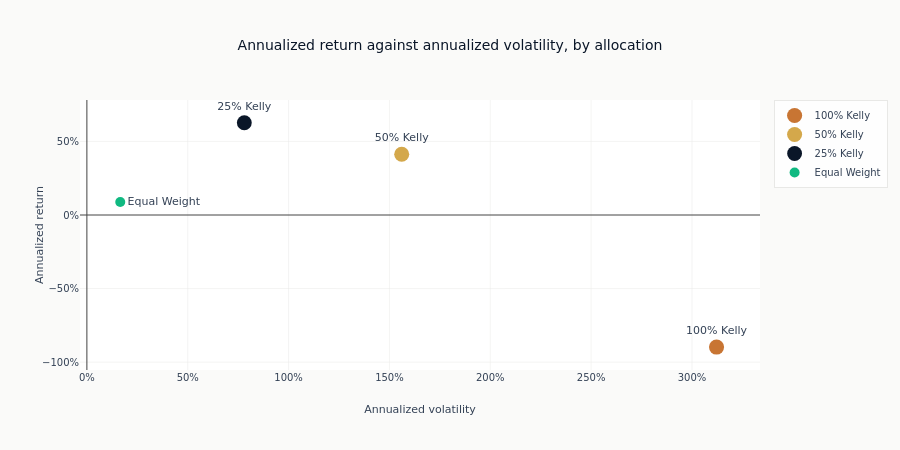

Notebook code for this chart:
### Code cell
fig = go.Figure()
for row in metrics_df.iter_rows(named=True):
    fig.add_scatter(
        x=[row["annual_vol"]],
        y=[row["annual_return"]],
        mode="markers+text",
        name=row["strategy"],
        text=[row["strategy"]],
        textposition="middle right" if row["strategy"] == "Equal Weight" else "top center",
        marker=dict(
            size=max(10, abs(row["sharpe"]) * 15),
            color=strategy_colors[row["strategy"]],
        ),
    )
fig.update_layout(
    title="Annualized return against annualized volatility, by allocation",
    xaxis_title="Annualized volatility",
    yaxis_title="Annualized return",
    xaxis_tickformat=".0%",
    yaxis_tickformat=".0%",
    height=450,
)
show_plotly_with_alt(
    fig,
    "Scatter of the four allocations, annualized volatility against annualized return, marker size scaled by absolute Sharpe ratio, the full-Kelly point far out on the volatility axis and below zero on the return axis.",
)

### Figure 1 — Plotly figure (JSON) as saved in the notebook; plotly's stock layout.template omitted (floating-point values rounded to 4 significant figures)
{"data": [{"marker": {"color": "#C87533", "size": 15.13}, "mode": "markers+text", "name": "100% Kelly", "text": ["100% Kelly"], "textposition": "top center", "type": "scatter", "x": [3.122], "y": [-0.8973]}, {"marker": {"color": "#D4A84B", "size": 15.03}, "mode": "markers+text", "name": "50% Kelly", "text": ["50% Kelly"], "textposition": "top center", "type": "scatter", "x": [1.561], "y": [0.4128]}, {"marker": {"color": "#0a1628", "size": 14.84}, "mode": "markers+text", "name": "25% Kelly", "text": ["25% Kelly"], "textposition": "top center", "type": "scatter", "x": [0.7805], "y": [0.6267]}, {"marker": {"color": "#10b981", "size": 10}, "mode": "markers+text", "name": "Equal Weight", "text": ["Equal Weight"], "textposition": "middle right", "type": "scatter", "x": [0.1654], "y": [0.08864]}], "layout": {"height": 450, "title": {"text": "Annualized return against annualized volatility, by allocation"}, "xaxis": {"tickformat": ".0%", "title": {"text": "Annualized volatility"}}, "yaxis": {"tickformat": ".0%", "title": {"text": "Annualized return"}}}}
